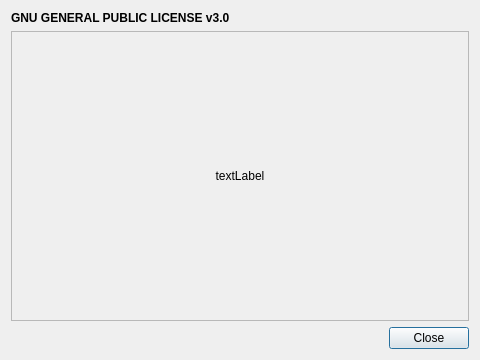
<?xml version="1.0" encoding="UTF-8"?>
<ui version="4.0">
    <class>License</class>
    <widget class="QDialog" name="licenseWindow">
        <property name="geometry">
            <rect>
                <x>0</x>
                <y>0</y>
                <width>480</width>
                <height>360</height>
            </rect>
        </property>
        <property name="windowTitle">
            <string>License</string>
        </property>
        <property name="windowIcon">
            <iconset resource="../resources.qrc">
                <normaloff>:/images/icons/application</normaloff>:/images/icons/application
            </iconset>
        </property>
        <layout class="QGridLayout" name="gridLayout">
            <item row="0" column="0">
                <widget class="QLabel" name="titleLabel">
                    <property name="font">
                        <font>
                            <weight>75</weight>
                            <bold>true</bold>
                        </font>
                    </property>
                    <property name="text">
                        <string>GNU GENERAL PUBLIC LICENSE v3.0</string>
                    </property>
                    <property name="alignment">
                        <set>Qt::AlignLeading|Qt::AlignLeft|Qt::AlignVCenter</set>
                    </property>
                </widget>
            </item>
            <item row="0" column="1">
                <widget class="QLabel" name="imageLabel">
                    <property name="text">
                        <string/>
                    </property>
                    <property name="scaledContents">
                        <bool>false</bool>
                    </property>
                    <property name="alignment">
                        <set>Qt::AlignRight</set>
                    </property>
                </widget>
            </item>
            <item row="2" column="0" colspan="2">
                <widget class="QScrollArea" name="scrollArea">
                    <property name="widgetResizable">
                        <bool>true</bool>
                    </property>
                    <widget class="QWidget" name="scrollAreaWidgetContents">
                        <property name="geometry">
                            <rect>
                                <x>0</x>
                                <y>0</y>
                                <width>464</width>
                                <height>282</height>
                            </rect>
                        </property>
                        <layout class="QVBoxLayout" name="verticalLayout_2">
                            <item>
                                <widget class="QLabel" name="textLabel">
                                    <property name="text">
                                        <string>textLabel</string>
                                    </property>
                                    <property name="alignment">
                                        <set>Qt::AlignCenter</set>
                                    </property>
                                </widget>
                            </item>
                        </layout>
                    </widget>
                </widget>
            </item>
            <item row="3" column="0" colspan="2">
                <widget class="QDialogButtonBox" name="buttonBox">
                    <property name="standardButtons">
                        <set>QDialogButtonBox::Close</set>
                    </property>
                </widget>
            </item>
        </layout>
    </widget>
    <resources>
        <include location="../resources.qrc"/>
    </resources>
    <connections/>
</ui>
